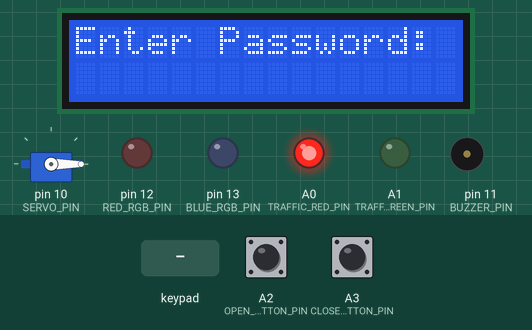
Simulated run of this sketch. Board: Arduino Uno, built with avr-gcc and run on an emulated ATmega328P. Parts: servo, 16×2 character LCD, output pins drawn as LEDs (lit = HIGH), buzzer (waves = sounding). Dashed ring = blinking. Inputs (shaded band) come from the test bench; at power-on: A2 (OPEN_BUTTON_PIN) HIGH, A3 (CLOSE_BUTTON_PIN) HIGH. What the sketch prints to the serial monitor is not drawn.

Above: at 1.2 s.
1.3 s: keypad keys 1 2 3 4 5 6 # pressed 0.4 s apart
At 5.4 s:
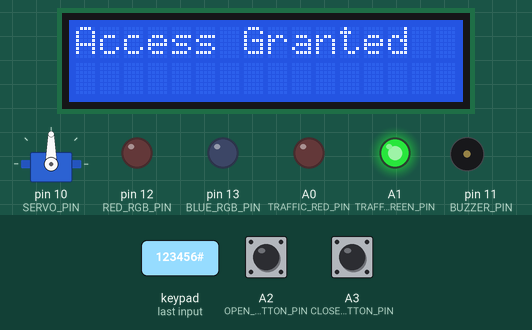
5.6 s: key '#' pressed
At 6.1 s:
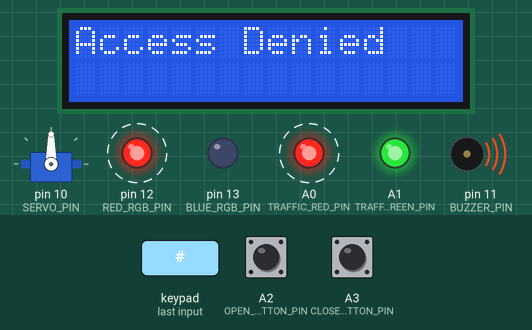
8.6 s: key 'A' pressed
At 11.4 s:
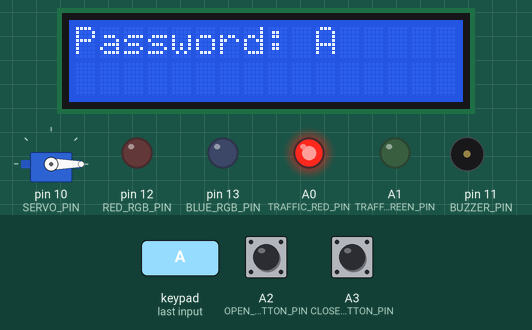
11.6 s: keypad keys 1 2 3 4 5 6 D pressed 0.4 s apart
At 15.2 s:
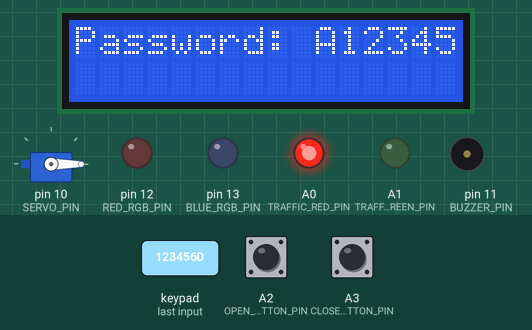
15.9 s: key 'B' pressed
At 16.7 s:
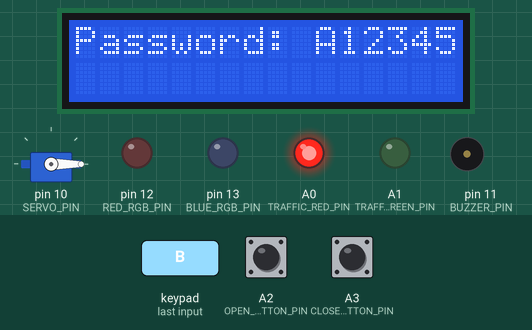
17.5 s: key 'C' pressed
At 18.3 s:
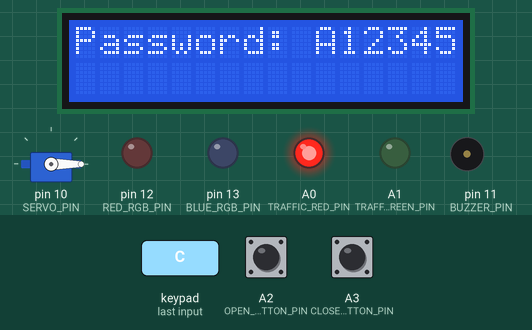
Timing chart, 0 to 20.1 s (numbered marks = the images above; inputs shaded):
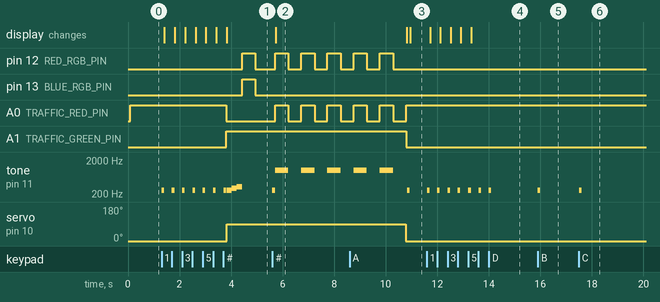

Measured:
- after the input at 1.3 s, pin 12 (RED_RGB_PIN), pin 13 (BLUE_RGB_PIN): LOW → HIGH after 3.1 s, → LOW 0.50 s later
- after the input at 5.6 s, pin 12 (RED_RGB_PIN), A0 (TRAFFIC_RED_PIN): alternates HIGH for 0.51 s and LOW for 0.50 s, starting after 0.11 s; tone on pin 11 (BUZZER_PIN): silent → 262 Hz at once, then repeats every 1.0 s: 1000 Hz 0.51 s, silent 0.50 s; the display: changes after 0.13 s (image 2)
- after the input at 8.6 s, the display: first differs from a run without the input after 2.4 s (image 3)
- after the input at 11.6 s, tone on pin 11 (BUZZER_PIN): alternates 262 Hz for 0.10 s and silent for 0.30 s, 14 changes in all, then stays silent, starting at once; the display: first changes after 0.12 s (image 4 shows a later state)
- after the input at 15.9 s, tone on pin 11 (BUZZER_PIN): silent → 262 Hz at once, → silent 0.10 s later
- after the input at 17.5 s, tone on pin 11 (BUZZER_PIN): silent → 262 Hz at once, → silent 0.10 s later

The sketch:

main.ino
```cpp
#include <Keypad.h>
#include <Servo.h>
#include <Wire.h>
#include <LiquidCrystal_I2C.h>
#include <SoftwareSerial.h>

#define SERVO_PIN 10
#define BUZZER_PIN 11
#define BLUE_RGB_PIN 13
#define RED_RGB_PIN 12
#define TRAFFIC_GREEN_PIN A1
#define TRAFFIC_RED_PIN A0
#define OPEN_BUTTON_PIN A2
#define CLOSE_BUTTON_PIN A3

// 음의 주파수 설정 (도, 레, 미)
#define NOTE_DO  262
#define NOTE_RE  294
#define NOTE_MI  330

SoftwareSerial Bluetooth(1, 0);  // Bluetooth 모듈의 RX, TX 핀

Servo servo;
int unlockAngle = 90;
int lockAngle = 0;
bool isDoorLocked = true;

const byte ROWS = 4;
const byte COLS = 4;
char keys[ROWS][COLS] = {
  {'1','2','3','A'},
  {'4','5','6','B'},
  {'7','8','9','C'},
  {'*','0','#','D'}
};
byte rowPins[ROWS] = {2, 3, 4, 5};
byte colPins[COLS] = {6, 7, 8, 9};
Keypad keypad = Keypad(makeKeymap(keys), rowPins, colPins, ROWS, COLS);

LiquidCrystal_I2C lcd(0x27, 16, 2);
String password = "123456";
String inputPassword = "";

void setup() {
  Serial.begin(9600);
  Bluetooth.begin(9600);
  servo.attach(SERVO_PIN);
  servo.write(lockAngle);

  pinMode(BUZZER_PIN, OUTPUT);
  pinMode(BLUE_RGB_PIN, OUTPUT);
  pinMode(RED_RGB_PIN, OUTPUT);
  pinMode(TRAFFIC_GREEN_PIN, OUTPUT);
  pinMode(TRAFFIC_RED_PIN, OUTPUT);
  pinMode(OPEN_BUTTON_PIN, INPUT_PULLUP);
  pinMode(CLOSE_BUTTON_PIN, INPUT_PULLUP);

  lcd.begin(16, 2);
  lcd.backlight();
  lcd.clear();
  lcd.print("Enter Password:");

  digitalWrite(BLUE_RGB_PIN, LOW);
  digitalWrite(RED_RGB_PIN, LOW);
  digitalWrite(TRAFFIC_GREEN_PIN, LOW);
  digitalWrite(TRAFFIC_RED_PIN, HIGH);
}

void loop() {
  char key = keypad.getKey();
  if (key) {
    Serial.print("Key pressed: ");
    Serial.println(key);
    tone(BUZZER_PIN, NOTE_DO, 100);
    delay(100);
    noTone(BUZZER_PIN);

    if (key == '#') {
      if (inputPassword == password) {
        unlockDoor();
      } else {
        triggerAlarm();
      }
      inputPassword = "";
    } else if (key == '*') {
      inputPassword = "";
      lcd.clear();
      lcd.print("Enter Password:");
    } else if (key == 'C' && !isDoorLocked) {
      lockDoor();
    } else {
      inputPassword += key;
      lcd.clear();
      lcd.print("Password: ");
      lcd.print(inputPassword);
    }
  }

  if (digitalRead(OPEN_BUTTON_PIN) == LOW && isDoorLocked) {
    unlockDoor();
    delay(500);
  } else if (digitalRead(CLOSE_BUTTON_PIN) == LOW && !isDoorLocked) {
    lockDoor();
    delay(500);
  }
}

void lockDoor() {
  if (!isDoorLocked) {
    servo.write(lockAngle);
    isDoorLocked = true;
    Bluetooth.println("LOCK");  // 슬레이브에 잠금 명령 전송

    digitalWrite(TRAFFIC_GREEN_PIN, LOW);
    digitalWrite(TRAFFIC_RED_PIN, HIGH);

    lcd.clear();
    lcd.print("Door Locked");
  }
}

void unlockDoor() {
  if (isDoorLocked) {
    servo.write(unlockAngle);
    isDoorLocked = false;
    Bluetooth.println("OPEN");  // 슬레이브에 열림 명령 전송

    digitalWrite(TRAFFIC_GREEN_PIN, HIGH);
    digitalWrite(TRAFFIC_RED_PIN, LOW);

    lcd.clear();
    lcd.print("Access Granted");

    tone(BUZZER_PIN, NOTE_DO, 200);
    delay(200);
    tone(BUZZER_PIN, NOTE_RE, 200);
    delay(200);
    tone(BUZZER_PIN, NOTE_MI, 200);
    delay(200);
    noTone(BUZZER_PIN);

    digitalWrite(BLUE_RGB_PIN, HIGH);
    digitalWrite(RED_RGB_PIN, HIGH);
    delay(500);
    digitalWrite(BLUE_RGB_PIN, LOW);
    digitalWrite(RED_RGB_PIN, LOW);
  }
}

void triggerAlarm() {
  Bluetooth.println("ALERT");  // 슬레이브에 경고 명령 전송
  for (int i = 0; i < 5; i++) {
    digitalWrite(TRAFFIC_RED_PIN, HIGH);
    digitalWrite(RED_RGB_PIN, HIGH);
    tone(BUZZER_PIN, 1000);
    lcd.clear();
    lcd.print("Access Denied");
    delay(500);

    digitalWrite(TRAFFIC_RED_PIN, LOW);
    digitalWrite(RED_RGB_PIN, LOW);
    noTone(BUZZER_PIN);
    delay(500);
  }
  lockDoor();
  inputPassword = "";
  lcd.clear();
  lcd.print("Enter Password:");
}
```
